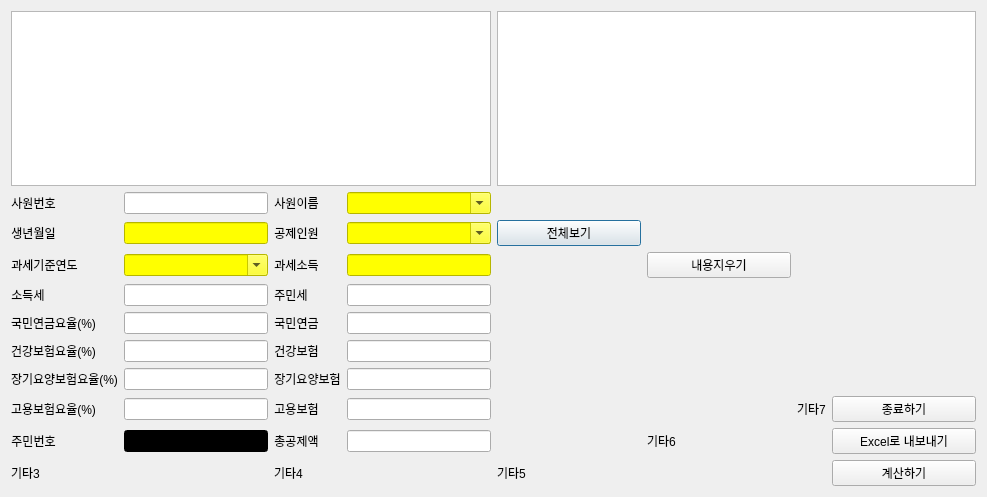
<?xml version="1.0" encoding="UTF-8"?>
<ui version="4.0">
 <class>CalPensionDialog</class>
 <widget class="QDialog" name="CalPensionDialog">
  <property name="geometry">
   <rect>
    <x>0</x>
    <y>0</y>
    <width>987</width>
    <height>497</height>
   </rect>
  </property>
  <property name="sizePolicy">
   <sizepolicy hsizetype="Expanding" vsizetype="Expanding">
    <horstretch>0</horstretch>
    <verstretch>0</verstretch>
   </sizepolicy>
  </property>
  <property name="windowTitle">
   <string>소득세, 주민세 및 4대보험 금액 내역</string>
  </property>
  <layout class="QGridLayout" name="gridLayout_2">
   <item row="0" column="0">
    <layout class="QGridLayout" name="gridLayout">
     <item row="12" column="5">
      <widget class="QLabel" name="label_24">
       <property name="sizePolicy">
        <sizepolicy hsizetype="Fixed" vsizetype="Fixed">
         <horstretch>0</horstretch>
         <verstretch>0</verstretch>
        </sizepolicy>
       </property>
       <property name="text">
        <string>기타6</string>
       </property>
       <property name="alignment">
        <set>Qt::AlignCenter</set>
       </property>
      </widget>
     </item>
     <item row="11" column="2">
      <widget class="QLabel" name="label_21">
       <property name="sizePolicy">
        <sizepolicy hsizetype="Fixed" vsizetype="Fixed">
         <horstretch>0</horstretch>
         <verstretch>0</verstretch>
        </sizepolicy>
       </property>
       <property name="text">
        <string>고용보험</string>
       </property>
       <property name="alignment">
        <set>Qt::AlignCenter</set>
       </property>
      </widget>
     </item>
     <item row="11" column="6">
      <widget class="QLabel" name="label_30">
       <property name="sizePolicy">
        <sizepolicy hsizetype="Fixed" vsizetype="Fixed">
         <horstretch>0</horstretch>
         <verstretch>0</verstretch>
        </sizepolicy>
       </property>
       <property name="text">
        <string>기타7</string>
       </property>
       <property name="alignment">
        <set>Qt::AlignCenter</set>
       </property>
      </widget>
     </item>
     <item row="2" column="0" colspan="4">
      <widget class="QTableView" name="tv_employeeinfo">
       <property name="sizePolicy">
        <sizepolicy hsizetype="Expanding" vsizetype="Expanding">
         <horstretch>0</horstretch>
         <verstretch>1</verstretch>
        </sizepolicy>
       </property>
       <property name="selectionMode">
        <enum>QAbstractItemView::ExtendedSelection</enum>
       </property>
       <property name="sortingEnabled">
        <bool>true</bool>
       </property>
      </widget>
     </item>
     <item row="11" column="3">
      <widget class="QLineEdit" name="entry_pension_eivalue">
       <property name="sizePolicy">
        <sizepolicy hsizetype="Expanding" vsizetype="Fixed">
         <horstretch>0</horstretch>
         <verstretch>0</verstretch>
        </sizepolicy>
       </property>
      </widget>
     </item>
     <item row="8" column="2">
      <widget class="QLabel" name="label_17">
       <property name="sizePolicy">
        <sizepolicy hsizetype="Fixed" vsizetype="Fixed">
         <horstretch>0</horstretch>
         <verstretch>0</verstretch>
        </sizepolicy>
       </property>
       <property name="text">
        <string>국민연금</string>
       </property>
       <property name="alignment">
        <set>Qt::AlignCenter</set>
       </property>
      </widget>
     </item>
     <item row="2" column="4" colspan="4">
      <widget class="QTableView" name="tv_pensionrate">
       <property name="sizePolicy">
        <sizepolicy hsizetype="Expanding" vsizetype="Expanding">
         <horstretch>0</horstretch>
         <verstretch>1</verstretch>
        </sizepolicy>
       </property>
       <property name="selectionMode">
        <enum>QAbstractItemView::ExtendedSelection</enum>
       </property>
       <property name="sortingEnabled">
        <bool>true</bool>
       </property>
      </widget>
     </item>
     <item row="5" column="1">
      <widget class="QLineEdit" name="entry_pension_birthdate">
       <property name="sizePolicy">
        <sizepolicy hsizetype="Expanding" vsizetype="Fixed">
         <horstretch>0</horstretch>
         <verstretch>0</verstretch>
        </sizepolicy>
       </property>
       <property name="styleSheet">
        <string notr="true">background-color: rgb(255, 255, 0);</string>
       </property>
      </widget>
     </item>
     <item row="5" column="4">
      <widget class="QPushButton" name="pb_pension_show">
       <property name="sizePolicy">
        <sizepolicy hsizetype="Expanding" vsizetype="Fixed">
         <horstretch>0</horstretch>
         <verstretch>0</verstretch>
        </sizepolicy>
       </property>
       <property name="text">
        <string>전체보기</string>
       </property>
      </widget>
     </item>
     <item row="9" column="2">
      <widget class="QLabel" name="label_28">
       <property name="sizePolicy">
        <sizepolicy hsizetype="Fixed" vsizetype="Fixed">
         <horstretch>0</horstretch>
         <verstretch>0</verstretch>
        </sizepolicy>
       </property>
       <property name="text">
        <string>건강보험</string>
       </property>
       <property name="alignment">
        <set>Qt::AlignCenter</set>
       </property>
      </widget>
     </item>
     <item row="11" column="0">
      <widget class="QLabel" name="label_19">
       <property name="sizePolicy">
        <sizepolicy hsizetype="Fixed" vsizetype="Fixed">
         <horstretch>0</horstretch>
         <verstretch>0</verstretch>
        </sizepolicy>
       </property>
       <property name="text">
        <string>고용보험요율(%)</string>
       </property>
       <property name="alignment">
        <set>Qt::AlignCenter</set>
       </property>
      </widget>
     </item>
     <item row="4" column="1">
      <widget class="QLineEdit" name="entry_pension_eid">
       <property name="sizePolicy">
        <sizepolicy hsizetype="Expanding" vsizetype="Fixed">
         <horstretch>0</horstretch>
         <verstretch>0</verstretch>
        </sizepolicy>
       </property>
       <property name="styleSheet">
        <string notr="true"/>
       </property>
       <property name="alignment">
        <set>Qt::AlignCenter</set>
       </property>
      </widget>
     </item>
     <item row="12" column="2">
      <widget class="QLabel" name="label_18">
       <property name="sizePolicy">
        <sizepolicy hsizetype="Fixed" vsizetype="Fixed">
         <horstretch>0</horstretch>
         <verstretch>0</verstretch>
        </sizepolicy>
       </property>
       <property name="text">
        <string>총공제액</string>
       </property>
       <property name="alignment">
        <set>Qt::AlignCenter</set>
       </property>
      </widget>
     </item>
     <item row="10" column="3">
      <widget class="QLineEdit" name="entry_pension_ltcvalue">
       <property name="sizePolicy">
        <sizepolicy hsizetype="Expanding" vsizetype="Fixed">
         <horstretch>0</horstretch>
         <verstretch>0</verstretch>
        </sizepolicy>
       </property>
      </widget>
     </item>
     <item row="12" column="7">
      <widget class="QPushButton" name="pb_pension_excel_export">
       <property name="sizePolicy">
        <sizepolicy hsizetype="Expanding" vsizetype="Fixed">
         <horstretch>0</horstretch>
         <verstretch>0</verstretch>
        </sizepolicy>
       </property>
       <property name="text">
        <string>Excel로 내보내기</string>
       </property>
      </widget>
     </item>
     <item row="11" column="7">
      <widget class="QPushButton" name="pb_pension_close">
       <property name="sizePolicy">
        <sizepolicy hsizetype="Expanding" vsizetype="Fixed">
         <horstretch>0</horstretch>
         <verstretch>0</verstretch>
        </sizepolicy>
       </property>
       <property name="text">
        <string>종료하기</string>
       </property>
      </widget>
     </item>
     <item row="8" column="3">
      <widget class="QLineEdit" name="entry_pension_npvalue">
       <property name="sizePolicy">
        <sizepolicy hsizetype="Expanding" vsizetype="Fixed">
         <horstretch>0</horstretch>
         <verstretch>0</verstretch>
        </sizepolicy>
       </property>
      </widget>
     </item>
     <item row="4" column="2">
      <widget class="QLabel" name="label_11">
       <property name="sizePolicy">
        <sizepolicy hsizetype="Fixed" vsizetype="Fixed">
         <horstretch>0</horstretch>
         <verstretch>0</verstretch>
        </sizepolicy>
       </property>
       <property name="text">
        <string>사원이름</string>
       </property>
       <property name="alignment">
        <set>Qt::AlignCenter</set>
       </property>
      </widget>
     </item>
     <item row="8" column="0">
      <widget class="QLabel" name="label_16">
       <property name="sizePolicy">
        <sizepolicy hsizetype="Fixed" vsizetype="Fixed">
         <horstretch>0</horstretch>
         <verstretch>0</verstretch>
        </sizepolicy>
       </property>
       <property name="text">
        <string>국민연금요율(%)</string>
       </property>
       <property name="alignment">
        <set>Qt::AlignCenter</set>
       </property>
      </widget>
     </item>
     <item row="5" column="3">
      <widget class="QComboBox" name="cb_pension_dedhc">
       <property name="sizePolicy">
        <sizepolicy hsizetype="Expanding" vsizetype="Fixed">
         <horstretch>0</horstretch>
         <verstretch>0</verstretch>
        </sizepolicy>
       </property>
       <property name="styleSheet">
        <string notr="true">background-color: rgb(255, 255, 0);</string>
       </property>
       <property name="editable">
        <bool>true</bool>
       </property>
      </widget>
     </item>
     <item row="8" column="1">
      <widget class="QLineEdit" name="entry_pension_nprate">
       <property name="sizePolicy">
        <sizepolicy hsizetype="Expanding" vsizetype="Fixed">
         <horstretch>0</horstretch>
         <verstretch>0</verstretch>
        </sizepolicy>
       </property>
      </widget>
     </item>
     <item row="13" column="0">
      <widget class="QLabel" name="label_42">
       <property name="sizePolicy">
        <sizepolicy hsizetype="Fixed" vsizetype="Fixed">
         <horstretch>0</horstretch>
         <verstretch>0</verstretch>
        </sizepolicy>
       </property>
       <property name="text">
        <string>기타3</string>
       </property>
       <property name="alignment">
        <set>Qt::AlignCenter</set>
       </property>
      </widget>
     </item>
     <item row="9" column="0">
      <widget class="QLabel" name="label_27">
       <property name="sizePolicy">
        <sizepolicy hsizetype="Fixed" vsizetype="Fixed">
         <horstretch>0</horstretch>
         <verstretch>0</verstretch>
        </sizepolicy>
       </property>
       <property name="text">
        <string>건강보험요율(%)</string>
       </property>
       <property name="alignment">
        <set>Qt::AlignCenter</set>
       </property>
      </widget>
     </item>
     <item row="6" column="2">
      <widget class="QLabel" name="label_15">
       <property name="sizePolicy">
        <sizepolicy hsizetype="Fixed" vsizetype="Fixed">
         <horstretch>0</horstretch>
         <verstretch>0</verstretch>
        </sizepolicy>
       </property>
       <property name="text">
        <string>과세소득</string>
       </property>
       <property name="alignment">
        <set>Qt::AlignCenter</set>
       </property>
      </widget>
     </item>
     <item row="13" column="4">
      <widget class="QLabel" name="label_41">
       <property name="sizePolicy">
        <sizepolicy hsizetype="Fixed" vsizetype="Fixed">
         <horstretch>0</horstretch>
         <verstretch>0</verstretch>
        </sizepolicy>
       </property>
       <property name="text">
        <string>기타5</string>
       </property>
       <property name="alignment">
        <set>Qt::AlignCenter</set>
       </property>
      </widget>
     </item>
     <item row="10" column="1">
      <widget class="QLineEdit" name="entry_pension_ltcrate">
       <property name="sizePolicy">
        <sizepolicy hsizetype="Expanding" vsizetype="Fixed">
         <horstretch>0</horstretch>
         <verstretch>0</verstretch>
        </sizepolicy>
       </property>
      </widget>
     </item>
     <item row="6" column="5">
      <widget class="QPushButton" name="pb_pension_clear">
       <property name="sizePolicy">
        <sizepolicy hsizetype="Expanding" vsizetype="Fixed">
         <horstretch>0</horstretch>
         <verstretch>0</verstretch>
        </sizepolicy>
       </property>
       <property name="text">
        <string>내용지우기</string>
       </property>
      </widget>
     </item>
     <item row="4" column="3">
      <widget class="QComboBox" name="cb_pension_ename">
       <property name="sizePolicy">
        <sizepolicy hsizetype="Expanding" vsizetype="Fixed">
         <horstretch>0</horstretch>
         <verstretch>0</verstretch>
        </sizepolicy>
       </property>
       <property name="styleSheet">
        <string notr="true">background-color: rgb(255, 255, 0);</string>
       </property>
       <property name="editable">
        <bool>true</bool>
       </property>
      </widget>
     </item>
     <item row="10" column="0">
      <widget class="QLabel" name="label_29">
       <property name="sizePolicy">
        <sizepolicy hsizetype="Fixed" vsizetype="Fixed">
         <horstretch>0</horstretch>
         <verstretch>0</verstretch>
        </sizepolicy>
       </property>
       <property name="text">
        <string>장기요양보험요율(%)</string>
       </property>
       <property name="alignment">
        <set>Qt::AlignCenter</set>
       </property>
      </widget>
     </item>
     <item row="5" column="0">
      <widget class="QLabel" name="label_13">
       <property name="sizePolicy">
        <sizepolicy hsizetype="Fixed" vsizetype="Fixed">
         <horstretch>0</horstretch>
         <verstretch>0</verstretch>
        </sizepolicy>
       </property>
       <property name="text">
        <string>생년월일</string>
       </property>
       <property name="alignment">
        <set>Qt::AlignCenter</set>
       </property>
      </widget>
     </item>
     <item row="7" column="3">
      <widget class="QLineEdit" name="entry_pension_rtvalue">
       <property name="sizePolicy">
        <sizepolicy hsizetype="Expanding" vsizetype="Fixed">
         <horstretch>0</horstretch>
         <verstretch>0</verstretch>
        </sizepolicy>
       </property>
      </widget>
     </item>
     <item row="7" column="1">
      <widget class="QLineEdit" name="entry_pension_itvalue">
       <property name="sizePolicy">
        <sizepolicy hsizetype="Expanding" vsizetype="Fixed">
         <horstretch>0</horstretch>
         <verstretch>0</verstretch>
        </sizepolicy>
       </property>
      </widget>
     </item>
     <item row="7" column="0">
      <widget class="QLabel" name="label_6">
       <property name="sizePolicy">
        <sizepolicy hsizetype="Fixed" vsizetype="Fixed">
         <horstretch>0</horstretch>
         <verstretch>0</verstretch>
        </sizepolicy>
       </property>
       <property name="text">
        <string>소득세</string>
       </property>
       <property name="alignment">
        <set>Qt::AlignCenter</set>
       </property>
      </widget>
     </item>
     <item row="10" column="2">
      <widget class="QLabel" name="label_23">
       <property name="sizePolicy">
        <sizepolicy hsizetype="Fixed" vsizetype="Fixed">
         <horstretch>0</horstretch>
         <verstretch>0</verstretch>
        </sizepolicy>
       </property>
       <property name="text">
        <string>장기요양보험</string>
       </property>
       <property name="alignment">
        <set>Qt::AlignCenter</set>
       </property>
      </widget>
     </item>
     <item row="12" column="0">
      <widget class="QLabel" name="label_25">
       <property name="sizePolicy">
        <sizepolicy hsizetype="Fixed" vsizetype="Fixed">
         <horstretch>0</horstretch>
         <verstretch>0</verstretch>
        </sizepolicy>
       </property>
       <property name="text">
        <string>주민번호</string>
       </property>
       <property name="alignment">
        <set>Qt::AlignCenter</set>
       </property>
      </widget>
     </item>
     <item row="13" column="2">
      <widget class="QLabel" name="label_26">
       <property name="sizePolicy">
        <sizepolicy hsizetype="Fixed" vsizetype="Fixed">
         <horstretch>0</horstretch>
         <verstretch>0</verstretch>
        </sizepolicy>
       </property>
       <property name="text">
        <string>기타4</string>
       </property>
       <property name="alignment">
        <set>Qt::AlignCenter</set>
       </property>
      </widget>
     </item>
     <item row="9" column="1">
      <widget class="QLineEdit" name="entry_pension_hcrate">
       <property name="sizePolicy">
        <sizepolicy hsizetype="Expanding" vsizetype="Fixed">
         <horstretch>0</horstretch>
         <verstretch>0</verstretch>
        </sizepolicy>
       </property>
      </widget>
     </item>
     <item row="6" column="3">
      <widget class="QLineEdit" name="entry_pension_taxedsalary">
       <property name="sizePolicy">
        <sizepolicy hsizetype="Expanding" vsizetype="Fixed">
         <horstretch>0</horstretch>
         <verstretch>0</verstretch>
        </sizepolicy>
       </property>
       <property name="styleSheet">
        <string notr="true">background-color: rgb(255, 255, 0);</string>
       </property>
      </widget>
     </item>
     <item row="7" column="2">
      <widget class="QLabel" name="label_20">
       <property name="sizePolicy">
        <sizepolicy hsizetype="Fixed" vsizetype="Fixed">
         <horstretch>0</horstretch>
         <verstretch>0</verstretch>
        </sizepolicy>
       </property>
       <property name="text">
        <string>주민세</string>
       </property>
       <property name="alignment">
        <set>Qt::AlignCenter</set>
       </property>
      </widget>
     </item>
     <item row="4" column="0">
      <widget class="QLabel" name="label_2">
       <property name="sizePolicy">
        <sizepolicy hsizetype="Fixed" vsizetype="Fixed">
         <horstretch>0</horstretch>
         <verstretch>0</verstretch>
        </sizepolicy>
       </property>
       <property name="text">
        <string>사원번호</string>
       </property>
       <property name="alignment">
        <set>Qt::AlignCenter</set>
       </property>
      </widget>
     </item>
     <item row="13" column="7">
      <widget class="QPushButton" name="pb_pension_calc">
       <property name="sizePolicy">
        <sizepolicy hsizetype="Expanding" vsizetype="Fixed">
         <horstretch>0</horstretch>
         <verstretch>0</verstretch>
        </sizepolicy>
       </property>
       <property name="styleSheet">
        <string notr="true"/>
       </property>
       <property name="text">
        <string>계산하기</string>
       </property>
      </widget>
     </item>
     <item row="9" column="3">
      <widget class="QLineEdit" name="entry_pension_hcvalue">
       <property name="sizePolicy">
        <sizepolicy hsizetype="Expanding" vsizetype="Fixed">
         <horstretch>0</horstretch>
         <verstretch>0</verstretch>
        </sizepolicy>
       </property>
      </widget>
     </item>
     <item row="11" column="1">
      <widget class="QLineEdit" name="entry_pension_eirate">
       <property name="sizePolicy">
        <sizepolicy hsizetype="Expanding" vsizetype="Fixed">
         <horstretch>0</horstretch>
         <verstretch>0</verstretch>
        </sizepolicy>
       </property>
      </widget>
     </item>
     <item row="5" column="2">
      <widget class="QLabel" name="label_14">
       <property name="sizePolicy">
        <sizepolicy hsizetype="Fixed" vsizetype="Fixed">
         <horstretch>0</horstretch>
         <verstretch>0</verstretch>
        </sizepolicy>
       </property>
       <property name="text">
        <string>공제인원</string>
       </property>
       <property name="alignment">
        <set>Qt::AlignCenter</set>
       </property>
      </widget>
     </item>
     <item row="6" column="0">
      <widget class="QLabel" name="label_22">
       <property name="sizePolicy">
        <sizepolicy hsizetype="Fixed" vsizetype="Fixed">
         <horstretch>0</horstretch>
         <verstretch>0</verstretch>
        </sizepolicy>
       </property>
       <property name="text">
        <string>과세기준연도</string>
       </property>
       <property name="alignment">
        <set>Qt::AlignCenter</set>
       </property>
      </widget>
     </item>
     <item row="6" column="1">
      <widget class="QComboBox" name="cb_pension_year">
       <property name="sizePolicy">
        <sizepolicy hsizetype="Expanding" vsizetype="Fixed">
         <horstretch>0</horstretch>
         <verstretch>0</verstretch>
        </sizepolicy>
       </property>
       <property name="styleSheet">
        <string notr="true">background-color: rgb(255, 255, 0);</string>
       </property>
       <property name="editable">
        <bool>true</bool>
       </property>
      </widget>
     </item>
     <item row="12" column="1">
      <widget class="QLineEdit" name="entry_pension_regid">
       <property name="styleSheet">
        <string notr="true">background-color: rgb(0, 0, 0);</string>
       </property>
      </widget>
     </item>
     <item row="12" column="3">
      <widget class="QLineEdit" name="entry_pension_total">
       <property name="sizePolicy">
        <sizepolicy hsizetype="Expanding" vsizetype="Fixed">
         <horstretch>0</horstretch>
         <verstretch>0</verstretch>
        </sizepolicy>
       </property>
      </widget>
     </item>
    </layout>
   </item>
  </layout>
 </widget>
 <resources/>
 <connections/>
</ui>
